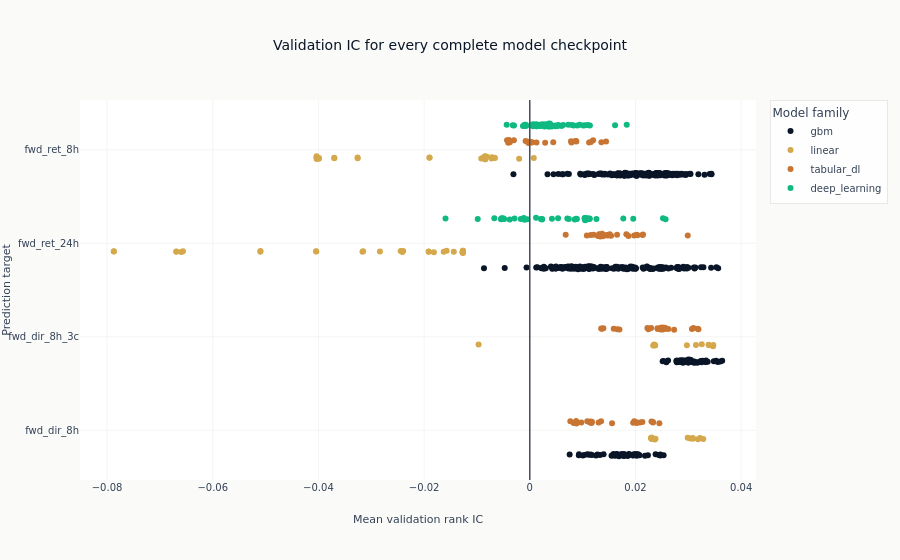

Write notebook code for a chart like this one.
### Markdown cell above
The distribution below retains every checkpoint. A family with more configured checkpoints is
therefore shown with more points rather than receiving extra weight in a collapsed ranking.

### Code cell
ic_points = catalog.filter(pl.col("ic_mean").is_not_null()).sort(
    "label", "family", "config_name", "checkpoint_value"
)
fig = px.strip(
    ic_points,
    x="ic_mean",
    y="label",
    color="family",
    hover_data=["config_name", "checkpoint_kind", "checkpoint_value"],
    title="Validation IC for every complete model checkpoint",
    labels={"ic_mean": "Mean validation rank IC", "label": "Prediction target"},
    color_discrete_sequence=ml4t_palette(5, categorical=True),
)
fig.add_vline(x=0, line_width=1, line_color=COLORS["neutral"])
fig.update_layout(legend_title_text="Model family")
show_plotly_with_alt(
    fig,
    "Horizontal strip plot with one point per complete model checkpoint, grouped by prediction "
    "target and colored by model family. A vertical zero line separates positive and negative "
    "validation rank correlations.",
)

### Figure 1 — Plotly figure (JSON) as saved in the notebook; plotly's stock layout.template omitted (floating-point values rounded to 4 significant figures; data arrays with more than 128 entries replaced by an {"elided": "..."} marker saying what was removed)
{"data": [{"alignmentgroup": "True", "boxpoints": "all", "customdata": {"elided": "400x3 mixed values"}, "fillcolor": "rgba(255,255,255,0)", "hoveron": "points", "hovertemplate": "family=gbm<br>Mean validation rank IC=%{x}<br>Prediction target=%{y}<br>config_name=%{customdata[0]}<br>checkpoint_kind=%{customdata[1]}<br>checkpoint_value=%{customdata[2]}<extra></extra>", "legendgroup": "gbm", "line": {"color": "rgba(255,255,255,0)"}, "marker": {"color": "#0a1628"}, "name": "gbm", "offsetgroup": "gbm", "orientation": "h", "pointpos": 0, "showlegend": true, "type": "box", "x": {"elided": "400 float values"}, "x0": " ", "xaxis": "x", "y": {"elided": "400 str values"}, "y0": " ", "yaxis": "y"}, {"alignmentgroup": "True", "boxpoints": "all", "customdata": {"elided": "81x3 str values"}, "fillcolor": "rgba(255,255,255,0)", "hoveron": "points", "hovertemplate": "family=linear<br>Mean validation rank IC=%{x}<br>Prediction target=%{y}<br>config_name=%{customdata[0]}<br>checkpoint_kind=%{customdata[1]}<br>checkpoint_value=%{customdata[2]}<extra></extra>", "legendgroup": "linear", "line": {"color": "rgba(255,255,255,0)"}, "marker": {"color": "#D4A84B"}, "name": "linear", "offsetgroup": "linear", "orientation": "h", "pointpos": 0, "showlegend": true, "type": "box", "x": [0.03283, 0.03183, 0.03037, 0.03088, 0.03084, 0.03222, 0.02988, 0.02366, 0.0238, 0.02303, 0.02291, 0.02309, -0.009695, 0.03254, 0.03144, 0.03474, 0.03395, 0.03382, 0.03468, 0.02973, 0.02373, 0.02354, 0.02352, 0.02364, 0.02335, -0.01914, -0.02397, -0.03166, -0.04041, -0.05097, -0.06564, -0.06689, -0.07873, -0.01912, -0.02414, -0.03154, -0.04045, -0.05099, -0.06594, -0.06689, -0.07873, -0.01264, -0.01264, -0.01264, -0.01267, -0.01268, -0.01277, -0.01438, -0.01629, -0.02443, -0.02837, -0.01816, -0.01574, -0.006698, -0.008762, -0.01897, -0.03258, -0.03699, -0.03991, -0.04034, -0.04034, -0.006599, -0.008654, -0.01899, -0.03259, -0.037, -0.03992, -0.04034, -0.04034, -0.008445, -0.008445, -0.008444, -0.008488, -0.0085, -0.008811, -0.00719, -0.00724, -0.008139, -0.009184, -0.002017, 0.000753], "x0": " ", "xaxis": "x", "y": ["fwd_dir_8h", "fwd_dir_8h", "fwd_dir_8h", "fwd_dir_8h", "fwd_dir_8h", "fwd_dir_8h", "fwd_dir_8h", "fwd_dir_8h", "fwd_dir_8h", "fwd_dir_8h", "fwd_dir_8h", "fwd_dir_8h", "fwd_dir_8h_3c", "fwd_dir_8h_3c", "fwd_dir_8h_3c", "fwd_dir_8h_3c", "fwd_dir_8h_3c", "fwd_dir_8h_3c", "fwd_dir_8h_3c", "fwd_dir_8h_3c", "fwd_dir_8h_3c", "fwd_dir_8h_3c", "fwd_dir_8h_3c", "fwd_dir_8h_3c", "fwd_dir_8h_3c", "fwd_ret_24h", "fwd_ret_24h", "fwd_ret_24h", "fwd_ret_24h", "fwd_ret_24h", "fwd_ret_24h", "fwd_ret_24h", "fwd_ret_24h", "fwd_ret_24h", "fwd_ret_24h", "fwd_ret_24h", "fwd_ret_24h", "fwd_ret_24h", "fwd_ret_24h", "fwd_ret_24h", "fwd_ret_24h", "fwd_ret_24h", "fwd_ret_24h", "fwd_ret_24h", "fwd_ret_24h", "fwd_ret_24h", "fwd_ret_24h", "fwd_ret_24h", "fwd_ret_24h", "fwd_ret_24h", "fwd_ret_24h", "fwd_ret_24h", "fwd_ret_24h", "fwd_ret_8h", "fwd_ret_8h", "fwd_ret_8h", "fwd_ret_8h", "fwd_ret_8h", "fwd_ret_8h", "fwd_ret_8h", "fwd_ret_8h", "fwd_ret_8h", "fwd_ret_8h", "fwd_ret_8h", "fwd_ret_8h", "fwd_ret_8h", "fwd_ret_8h", "fwd_ret_8h", "fwd_ret_8h", "fwd_ret_8h", "fwd_ret_8h", "fwd_ret_8h", "fwd_ret_8h", "fwd_ret_8h", "fwd_ret_8h", "fwd_ret_8h", "fwd_ret_8h", "fwd_ret_8h", "fwd_ret_8h", "fwd_ret_8h", "fwd_ret_8h"], "y0": " ", "yaxis": "y"}, {"alignmentgroup": "True", "boxpoints": "all", "customdata": {"elided": "96x3 mixed values"}, "fillcolor": "rgba(255,255,255,0)", "hoveron": "points", "hovertemplate": "family=tabular_dl<br>Mean validation rank IC=%{x}<br>Prediction target=%{y}<br>config_name=%{customdata[0]}<br>checkpoint_kind=%{customdata[1]}<br>checkpoint_value=%{customdata[2]}<extra></extra>", "legendgroup": "tabular_dl", "line": {"color": "rgba(255,255,255,0)"}, "marker": {"color": "#C87533"}, "name": "tabular_dl", "offsetgroup": "tabular_dl", "orientation": "h", "pointpos": 0, "showlegend": true, "type": "box", "x": [0.01956, 0.01348, 0.00767, 0.008295, 0.01088, 0.009749, 0.008774, 0.00883, 0.02025, 0.01557, 0.01156, 0.01303, 0.01168, 0.01176, 0.0115, 0.01132, 0.02328, 0.02452, 0.02333, 0.02303, 0.02131, 0.02083, 0.02014, 0.01978, 0.03192, 0.02559, 0.01696, 0.01655, 0.01588, 0.01392, 0.01364, 0.0135, 0.03097, 0.03177, 0.02417, 0.02621, 0.0242, 0.02245, 0.02296, 0.02226, 0.03068, 0.02731, 0.02482, 0.02568, 0.0248, 0.02504, 0.02517, 0.02513, 0.01867, 0.02989, 0.02143, 0.02133, 0.01974, 0.01513, 0.01383, 0.01475, 0.01827, 0.01289, 0.01325, 0.01538, 0.01652, 0.01467, 0.01369, 0.01334, 0.00679, 0.02039, 0.02021, 0.01442, 0.01311, 0.01154, 0.01208, 0.0108, 0.01199, 0.008738, -0.004311, 0.0004436, -0.0004079, 0.002905, 0.0003062, -0.0002628, 0.01122, 0.001267, -5.584e-05, -0.0007855, -0.003767, -0.003009, -0.004087, -0.003951, 0.00444, 0.01443, 0.01355, 0.01157, 0.007887, 0.008811, 0.008526, 0.007798], "x0": " ", "xaxis": "x", "y": ["fwd_dir_8h", "fwd_dir_8h", "fwd_dir_8h", "fwd_dir_8h", "fwd_dir_8h", "fwd_dir_8h", "fwd_dir_8h", "fwd_dir_8h", "fwd_dir_8h", "fwd_dir_8h", "fwd_dir_8h", "fwd_dir_8h", "fwd_dir_8h", "fwd_dir_8h", "fwd_dir_8h", "fwd_dir_8h", "fwd_dir_8h", "fwd_dir_8h", "fwd_dir_8h", "fwd_dir_8h", "fwd_dir_8h", "fwd_dir_8h", "fwd_dir_8h", "fwd_dir_8h", "fwd_dir_8h_3c", "fwd_dir_8h_3c", "fwd_dir_8h_3c", "fwd_dir_8h_3c", "fwd_dir_8h_3c", "fwd_dir_8h_3c", "fwd_dir_8h_3c", "fwd_dir_8h_3c", "fwd_dir_8h_3c", "fwd_dir_8h_3c", "fwd_dir_8h_3c", "fwd_dir_8h_3c", "fwd_dir_8h_3c", "fwd_dir_8h_3c", "fwd_dir_8h_3c", "fwd_dir_8h_3c", "fwd_dir_8h_3c", "fwd_dir_8h_3c", "fwd_dir_8h_3c", "fwd_dir_8h_3c", "fwd_dir_8h_3c", "fwd_dir_8h_3c", "fwd_dir_8h_3c", "fwd_dir_8h_3c", "fwd_ret_24h", "fwd_ret_24h", "fwd_ret_24h", "fwd_ret_24h", "fwd_ret_24h", "fwd_ret_24h", "fwd_ret_24h", "fwd_ret_24h", "fwd_ret_24h", "fwd_ret_24h", "fwd_ret_24h", "fwd_ret_24h", "fwd_ret_24h", "fwd_ret_24h", "fwd_ret_24h", "fwd_ret_24h", "fwd_ret_24h", "fwd_ret_24h", "fwd_ret_24h", "fwd_ret_24h", "fwd_ret_24h", "fwd_ret_24h", "fwd_ret_24h", "fwd_ret_24h", "fwd_ret_8h", "fwd_ret_8h", "fwd_ret_8h", "fwd_ret_8h", "fwd_ret_8h", "fwd_ret_8h", "fwd_ret_8h", "fwd_ret_8h", "fwd_ret_8h", "fwd_ret_8h", "fwd_ret_8h", "fwd_ret_8h", "fwd_ret_8h", "fwd_ret_8h", "fwd_ret_8h", "fwd_ret_8h", "fwd_ret_8h", "fwd_ret_8h", "fwd_ret_8h", "fwd_ret_8h", "fwd_ret_8h", "fwd_ret_8h", "fwd_ret_8h", "fwd_ret_8h"], "y0": " ", "yaxis": "y"}, {"alignmentgroup": "True", "boxpoints": "all", "customdata": {"elided": "100x3 mixed values"}, "fillcolor": "rgba(255,255,255,0)", "hoveron": "points", "hovertemplate": "family=deep_learning<br>Mean validation rank IC=%{x}<br>Prediction target=%{y}<br>config_name=%{customdata[0]}<br>checkpoint_kind=%{customdata[1]}<br>checkpoint_value=%{customdata[2]}<extra></extra>", "legendgroup": "deep_learning", "line": {"color": "rgba(255,255,255,0)"}, "marker": {"color": "#10b981"}, "name": "deep_learning", "offsetgroup": "deep_learning", "orientation": "h", "pointpos": 0, "showlegend": true, "type": "box", "x": [-0.009855, -0.01595, -0.0004982, -0.001137, 0.002111, -0.002894, 0.005353, 0.007102, 0.0105, 0.008915, 0.007398, 0.01261, 0.01047, 0.01133, 0.01051, 0.01071, 0.01097, 0.01132, 0.01039, 0.01037, 0.01959, 0.0257, 0.02521, 0.0177, 0.008495, 0.008772, 0.004192, 0.002325, 0.001185, 0.002311, -0.001702, -0.003804, -0.0009956, -0.005436, -0.00672, -0.005055, -0.005252, -0.004833, -0.005429, -0.005314, 0.003939, 0.00796, 0.01138, 0.01012, 0.004811, 0.003984, -0.0009861, 0.003455, 0.003774, 0.005191, 0.007289, 0.002871, 0.00518, 0.003591, 0.002082, 0.002567, 0.002199, 0.001657, 0.001194, 0.001367, 0.01044, 0.01834, 0.01614, 0.008282, 0.003852, 0.003854, 0.004155, 0.002781, 0.001261, 0.0006014, 0.0005015, -0.0007614, 0.001735, 0.0008937, -0.002989, -0.000938, -0.001295, -0.0006701, -0.0008276, -0.0009831, -0.004377, -0.003226, 0.01097, 0.00946, 0.009006, 0.0002711, 0.006317, 0.004772, 0.002084, 0.0006483, 0.00345, 0.006012, 0.003736, 0.005152, 0.001952, 0.005418, 0.003342, 0.002958, 0.005192, 0.003099], "x0": " ", "xaxis": "x", "y": ["fwd_ret_24h", "fwd_ret_24h", "fwd_ret_24h", "fwd_ret_24h", "fwd_ret_24h", "fwd_ret_24h", "fwd_ret_24h", "fwd_ret_24h", "fwd_ret_24h", "fwd_ret_24h", "fwd_ret_24h", "fwd_ret_24h", "fwd_ret_24h", "fwd_ret_24h", "fwd_ret_24h", "fwd_ret_24h", "fwd_ret_24h", "fwd_ret_24h", "fwd_ret_24h", "fwd_ret_24h", "fwd_ret_24h", "fwd_ret_24h", "fwd_ret_24h", "fwd_ret_24h", "fwd_ret_24h", "fwd_ret_24h", "fwd_ret_24h", "fwd_ret_24h", "fwd_ret_24h", "fwd_ret_24h", "fwd_ret_24h", "fwd_ret_24h", "fwd_ret_24h", "fwd_ret_24h", "fwd_ret_24h", "fwd_ret_24h", "fwd_ret_24h", "fwd_ret_24h", "fwd_ret_24h", "fwd_ret_24h", "fwd_ret_8h", "fwd_ret_8h", "fwd_ret_8h", "fwd_ret_8h", "fwd_ret_8h", "fwd_ret_8h", "fwd_ret_8h", "fwd_ret_8h", "fwd_ret_8h", "fwd_ret_8h", "fwd_ret_8h", "fwd_ret_8h", "fwd_ret_8h", "fwd_ret_8h", "fwd_ret_8h", "fwd_ret_8h", "fwd_ret_8h", "fwd_ret_8h", "fwd_ret_8h", "fwd_ret_8h", "fwd_ret_8h", "fwd_ret_8h", "fwd_ret_8h", "fwd_ret_8h", "fwd_ret_8h", "fwd_ret_8h", "fwd_ret_8h", "fwd_ret_8h", "fwd_ret_8h", "fwd_ret_8h", "fwd_ret_8h", "fwd_ret_8h", "fwd_ret_8h", "fwd_ret_8h", "fwd_ret_8h", "fwd_ret_8h", "fwd_ret_8h", "fwd_ret_8h", "fwd_ret_8h", "fwd_ret_8h", "fwd_ret_8h", "fwd_ret_8h", "fwd_ret_8h", "fwd_ret_8h", "fwd_ret_8h", "fwd_ret_8h", "fwd_ret_8h", "fwd_ret_8h", "fwd_ret_8h", "fwd_ret_8h", "fwd_ret_8h", "fwd_ret_8h", "fwd_ret_8h", "fwd_ret_8h", "fwd_ret_8h", "fwd_ret_8h", "fwd_ret_8h", "fwd_ret_8h", "fwd_ret_8h", "fwd_ret_8h"], "y0": " ", "yaxis": "y"}], "layout": {"boxmode": "group", "legend": {"title": {"text": "Model family"}, "tracegroupgap": 0}, "shapes": [{"line": {"color": "#334155", "width": 1}, "type": "line", "x0": 0, "x1": 0, "xref": "x", "y0": 0, "y1": 1, "yref": "y domain"}], "title": {"text": "Validation IC for every complete model checkpoint"}, "xaxis": {"anchor": "y", "domain": [0.0, 1.0], "title": {"text": "Mean validation rank IC"}}, "yaxis": {"anchor": "x", "domain": [0.0, 1.0], "title": {"text": "Prediction target"}}}}
